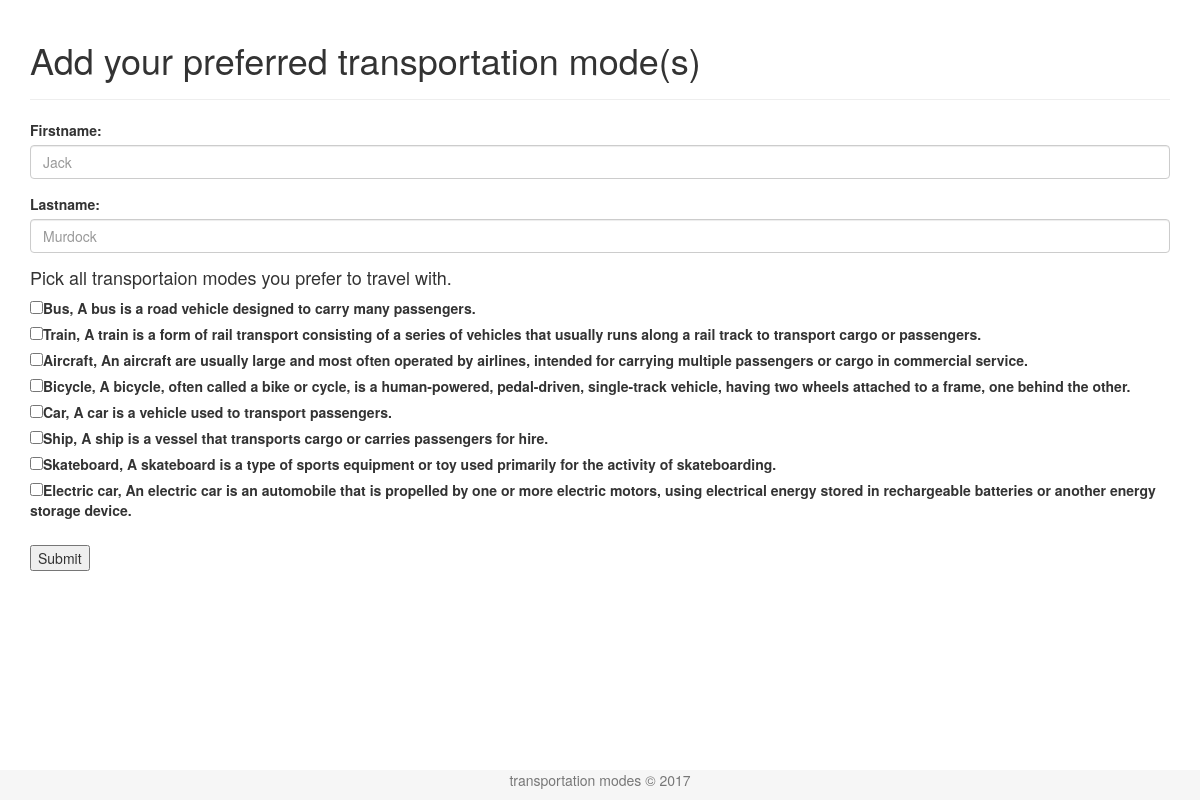
The page / on the database its author committed.
### tables this page shows
CREATE TABLE IF NOT EXISTS `transportation` (
`id` int(11) NOT NULL,
  `transportationtype` varchar(40) NOT NULL,
  `description` varchar(200) NOT NULL
);

### index.php (the view)
<?php
include('includes/header.php');
include('includes/connectdb.php');
$transportationQuery = "SELECT id, transportationtype, description FROM transportation";
$resultTransportationQuery = mysqli_query($dbc, $transportationQuery);
?>
<div class="page-header">
    <h1>Add your preferred transportation mode(s)</h1>
</div>
<form id="form1" action="check.php" method="post">
    <div class="form-group">
        <label for="firstname">Firstname:</label>
        <input type="text" name="firstname" id="firstname" class="form-control" placeholder="Jack">
    </div>
     <div class="form-group">
        <label for="lastname">Lastname:</label>
        <input type="text" name="lastname" id="lastname" class="form-control" placeholder="Murdock">
    </div>
    <h4>Pick all transportaion modes you prefer to travel with.</h4>
    <?php while($row = mysqli_fetch_array($resultTransportationQuery )):  ?>
    <label>
        <input type="checkbox" name="test[]" value="<?php echo $row['id']; ?>" ><?php echo $row['transportationtype'] . ', ' . $row['description']; ?>
    </label>
    <br>
    <?php endwhile; ?>
    <br>
    <input type="submit" name="button" id="button" value="Submit">
</form>
<?php include('includes/footer.php'); ?>

### includes/header.php (shortened to what this page needs)
<!DOCTYPE html>
<html>
<head>
    <link rel="stylesheet" href="https://maxcdn.bootstrapcdn.com/font-awesome/4.4.0/css/font-awesome.min.css">
    <link rel="stylesheet" href="https://maxcdn.bootstrapcdn.com/bootstrap/3.3.5/css/bootstrap.min.css">
    <link rel="stylesheet" href="https://maxcdn.bootstrapcdn.com/bootstrap/3.3.5/css/bootstrap-theme.min.css">
    <link rel="stylesheet" href="https://code.jquery.com/ui/1.11.4/themes/smoothness/jquery-ui.css">
    <link rel="stylesheet" href="https://maxcdn.bootstrapcdn.com/font-awesome/4.4.0/css/font-awesome.min.css">
    <link rel="stylesheet" href="css/style.css">
</head>
<body>
    <div class="wrap">
	    <div class="container">

### includes/footer.php (shortened to what this page needs)
	<footer class="fixed" id="footer">
        	<p class="text-muted">transportation modes &copy; <?php echo date('Y'); ?></p>
	</footer>
	</div>
</div>
</body>
</html>

### css/style.css (style rules this page uses)
.fixed { position: fixed; bottom: 0; right: 0; height: 30px; width: 100%; background-color: #F6F6F6; text-align: center; }

### rows shown on the page
transportation: transportationtype "Bus", description "A bus is a road vehicle designed to carry many passengers."
transportation: transportationtype "Train", description "A train is a form of rail transport consisting of a series of vehicles that usually runs along a rail track to transport cargo or passengers."
transportation: transportationtype "Aircraft", description "An aircraft are usually large and most often operated by airlines, intended for carrying multiple passengers or cargo in commercial service."
transportation: transportationtype "Bicycle", description "A bicycle, often called a bike or cycle, is a human-powered, pedal-driven, single-track vehicle, having two wheels attached to a frame, one behind the other."
transportation: transportationtype "Car", description "A car is a vehicle used to transport passengers."
transportation: transportationtype "Ship", description "A ship is a vessel that transports cargo or carries passengers for hire."
transportation: transportationtype "Skateboard", description "A skateboard is a type of sports equipment or toy used primarily for the activity of skateboarding."
transportation: transportationtype "Electric car", description "An electric car is an automobile that is propelled by one or more electric motors, using electrical energy stored in rechargeable batteries or another energy storage device."
